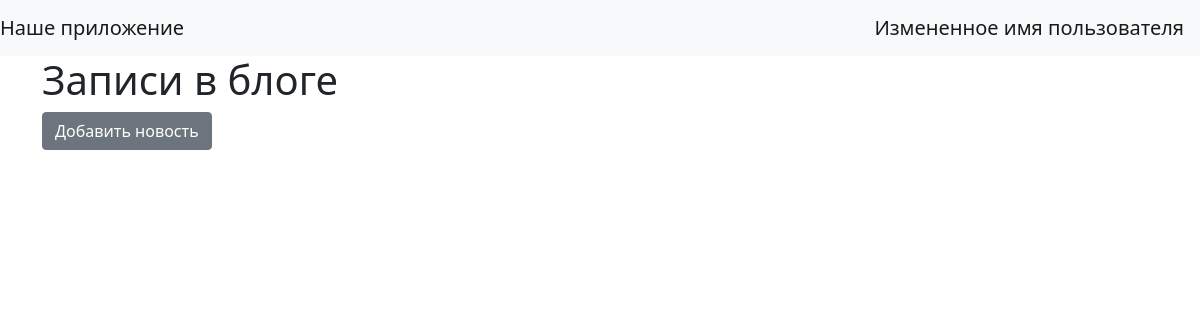
Before: / (signed in) with the older database file.
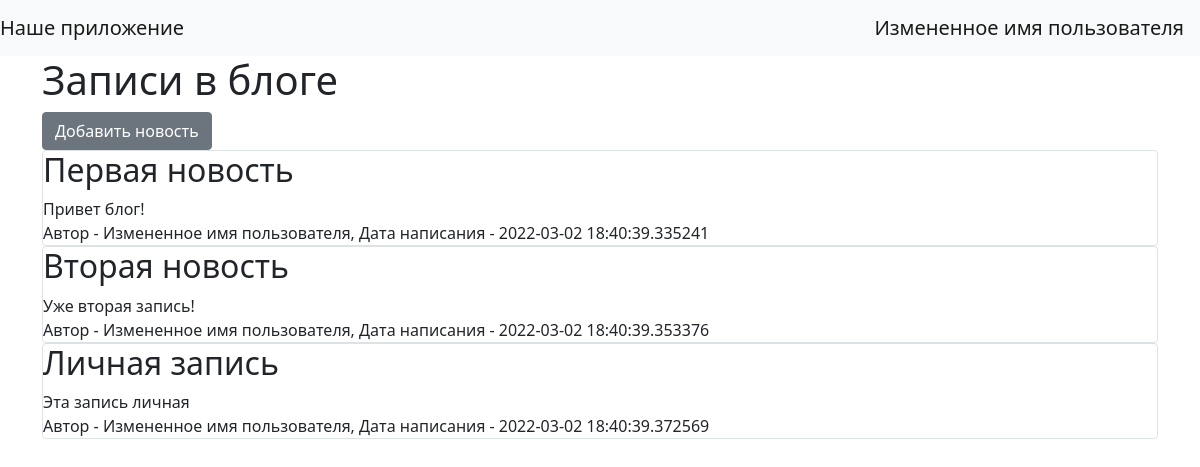
After: the same page with the newer database file.
### data/news.py (models this page shows)
class News(SqlAlchemyBase):
    __tablename__ = 'news'
    id = sqlalchemy.Column(sqlalchemy.Integer,
                           primary_key=True, autoincrement=True, nullable=False)
    title = sqlalchemy.Column(sqlalchemy.String, nullable=True)
    content = sqlalchemy.Column(sqlalchemy.String, nullable=True)
    created_date = sqlalchemy.Column(sqlalchemy.DateTime,
                                     default=datetime.datetime.now, nullable=False)
    is_private = sqlalchemy.Column(sqlalchemy.Boolean, default=True, nullable=False)
    user_id = sqlalchemy.Column(sqlalchemy.Integer,
                                sqlalchemy.ForeignKey("users.id"))
    user = orm.relation('User')

### data/users.py (models this page shows, shortened)
class User(SqlAlchemyBase, UserMixin):
    __tablename__ = 'users'
    id = sqlalchemy.Column(sqlalchemy.Integer, primary_key=True,
                           autoincrement=True, nullable=False)
    name = sqlalchemy.Column(sqlalchemy.String, nullable=False)
    about = sqlalchemy.Column(sqlalchemy.String, nullable=True)
    email = sqlalchemy.Column(sqlalchemy.String, index=True, unique=True,
                              nullable=False)
    hashed_password = sqlalchemy.Column(sqlalchemy.String, nullable=True)
    created_date = sqlalchemy.Column(sqlalchemy.DateTime, nullable=False,
                                     default=datetime.datetime.now)
    news = orm.relation("News", back_populates='user')

### main.py (the view)
@app.route("/")
def index():
    db_sess = db_session.create_session()
    if current_user.is_authenticated:
        news = db_sess.query(News).filter(
            (News.user == current_user) | (News.is_private != True))
    else:
        news = db_sess.query(News).filter(News.is_private != True)
    return render_template("index.html", news=news)

### data/db_session.py (called while the page is built)
def create_session() -> Session:
    global __factory
    return __factory()

### main.py (called while the page is built)
@login_manager.user_loader
def load_user(user_id):
    db_sess = db_session.create_session()
    return db_sess.query(User).get(user_id)

### templates/index.html
{% extends "base.html" %}
{% block content %}
<h1>Записи в блоге</h1>
{% if current_user.is_authenticated %}
    <a href="news" class="btn btn-secondary">Добавить новость</a>
{% endif %}
{% for item in news%}
<div class="col-md6 border rounded">
    <h2>{{item.title}}</h2>
    <div>
        {{item.content}}
    </div>
    <div>
        Автор - {{item.user.name}}, Дата написания - {{item.created_date}}
    </div>
</div>
{% endfor %}
{% endblock %}

Changed rows visible on the page:
added News: title "Первая новость", content "Привет блог!", user.name "Измененное имя пользователя", created_date "2022-03-02 18:40:39.335241"
added News: title "Вторая новость", content "Уже вторая запись!", user.name "Измененное имя пользователя", created_date "2022-03-02 18:40:39.353376"
added News: title "Личная запись", content "Эта запись личная", user.name "Измененное имя пользователя", created_date "2022-03-02 18:40:39.372569"
